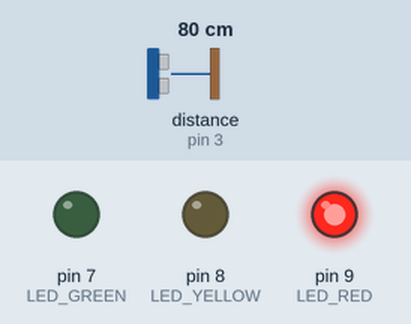
Recording of a sketch running on a simulated Arduino Pro Mini, built with avr-gcc and run on an emulated ATmega328P. Shown: output pins drawn as LEDs (lit = HIGH). Wiring (inferred from the names in the program): ultrasonic range finder: trigger pin 4; echo pin 3. The test bench sets the inputs (shaded band); at power-on: distance to the obstacle (sensor on pin 3) 80 cm. The echo pulse lasts 58.3 µs per cm; pins used as bus, display or sensor lines are not drawn.

Above: at 0.1 s.
At 1.1 s:
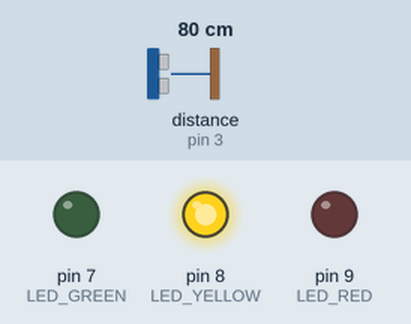
At 3.1 s:
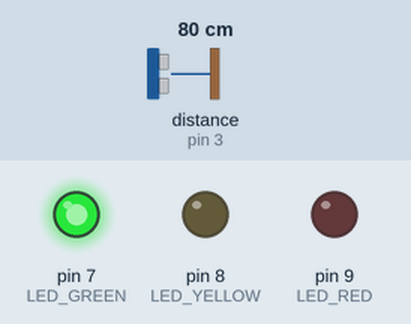
At 47.6 s:
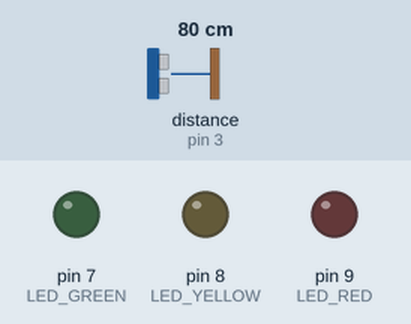
Timing chart, 0 to 49.1 s (numbered marks = the images above):
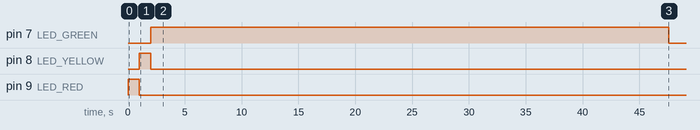

The sketch:

Garage_Proximity.ino
```cpp
// Matthew Heida
// Hardware
// Proximity Sensor: HC-SR04
// Arduino Pro Mini 328 - 5V/16MHz

#define trigPin 4
#define echoPin 3
#define LED_GREEN 7
#define LED_YELLOW 8
#define LED_RED 9
#define RED 2
#define YELLOW 1
#define GREEN 0
#define TWO_MINUTES 60
#define QUARTER_SECOND 250
#define HALF_SECOND 500
#define FULL_SECOND 1000

long duration, distance, timeElapsed;
int previousState, currentState;

void setup() {
  /** Setup all GPIO pins */
  pinMode(trigPin, OUTPUT);
  pinMode(echoPin, INPUT);
  pinMode(LED_GREEN, OUTPUT);
  pinMode(LED_YELLOW, OUTPUT);
  pinMode(LED_RED, OUTPUT);
  testLED();
}

void loop() {
  /** Sense distance using HC-SR04 using provided algorithm */
  distance = senseDistance();

  /** Set state based on distance away from sensor */
  currentState = checkState();

  /** If the state has changed, increment the timer that controls LED poweroff */
  timeElapsed = (currentState == previousState) ? (timeElapsed+1) : 0;

  /** Loop to determine if the LED's should be powered off */
  if (timeElapsed < TWO_MINUTES) {
    setLEDOn(currentState);
    delay(500);
  } else if (timeElapsed >= TWO_MINUTES) {
    setLEDOff();
  }

  previousState = currentState;
  delay(QUARTER_SECOND);
}

long senseDistance() {
  digitalWrite(trigPin, LOW);
  delayMicroseconds(2);
  digitalWrite(trigPin, HIGH);
  delayMicroseconds(10);
  digitalWrite(trigPin, LOW);
  duration = pulseIn(echoPin, HIGH);
  distance = duration / 58;

  return distance;
}

int checkState(){
  if (distance < 30) {
    currentState = RED;
  }else if (distance < 60) {
    currentState = YELLOW;
  }else {
    currentState = GREEN;
  }

  return currentState;
}

void setLEDOn(int currentState){
  switch (currentState) {
    case RED:
      digitalWrite(LED_RED, HIGH);
      digitalWrite(LED_YELLOW, LOW);
      digitalWrite(LED_GREEN, LOW);
      break;
    case YELLOW:
      digitalWrite(LED_RED, LOW);
      digitalWrite(LED_YELLOW, HIGH);
      digitalWrite(LED_GREEN, LOW);
      break;
    case GREEN:
      digitalWrite(LED_RED, LOW);
      digitalWrite(LED_YELLOW, LOW);
      digitalWrite(LED_GREEN, HIGH);
      break;
    default:
      digitalWrite(LED_RED, HIGH);
      digitalWrite(LED_YELLOW, HIGH);
      digitalWrite(LED_GREEN, HIGH);
  }
}

void setLEDOff(){
  digitalWrite(LED_RED, LOW);
  digitalWrite(LED_YELLOW, LOW);
  digitalWrite(LED_GREEN, LOW);
}

void testLED(){
  digitalWrite(LED_RED, HIGH);
  digitalWrite(LED_YELLOW, LOW);
  digitalWrite(LED_GREEN, LOW);
  delay(FULL_SECOND);
  digitalWrite(LED_RED, LOW);
  digitalWrite(LED_YELLOW, HIGH);
  digitalWrite(LED_GREEN, LOW);
  delay(FULL_SECOND);
  digitalWrite(LED_RED, LOW);
  digitalWrite(LED_YELLOW, LOW);
  digitalWrite(LED_GREEN, HIGH);
  delay(FULL_SECOND);
  digitalWrite(LED_RED, LOW);
  digitalWrite(LED_YELLOW, LOW);
  digitalWrite(LED_GREEN, LOW);
}
```

Measured:
- by itself, pin 7 (LED_GREEN): HIGH → LOW at 47.6 s
